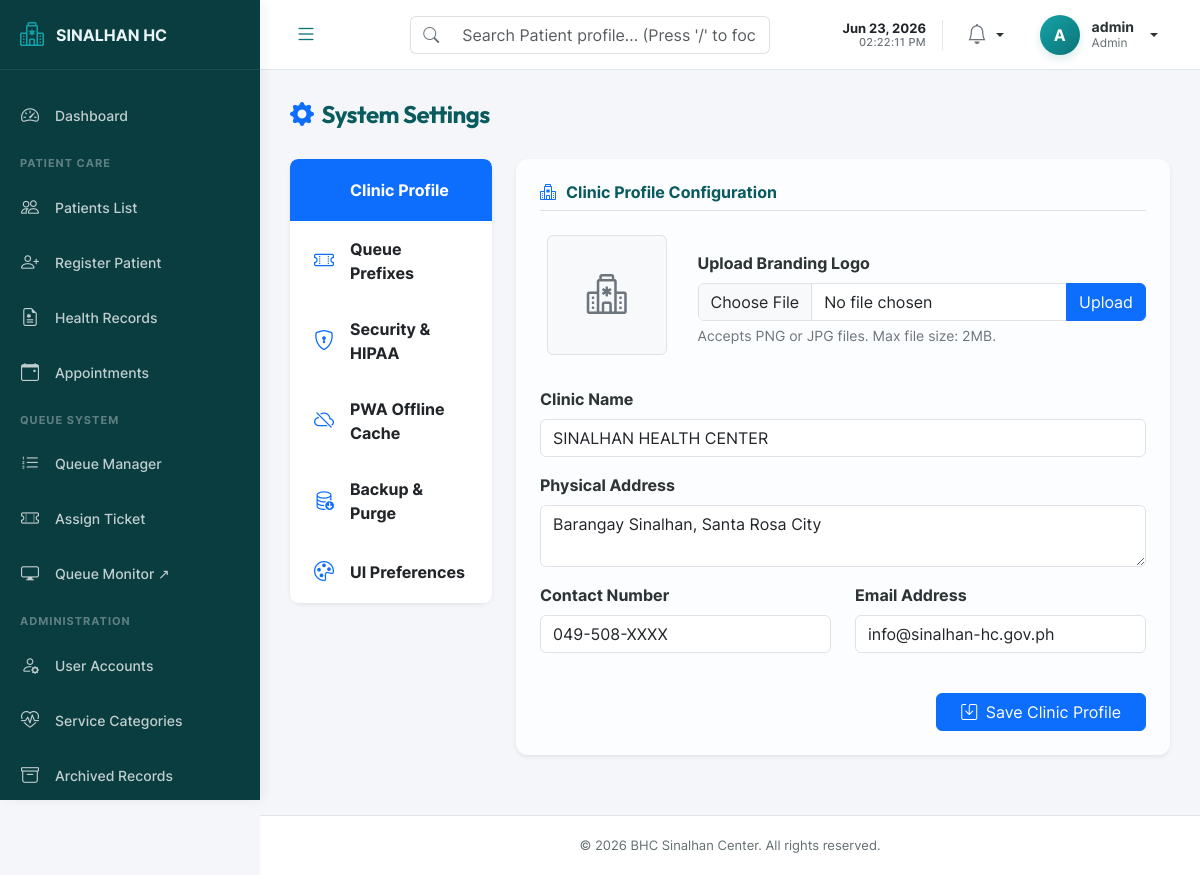
Before: /admin/settings.php (signed in) with the older database file.
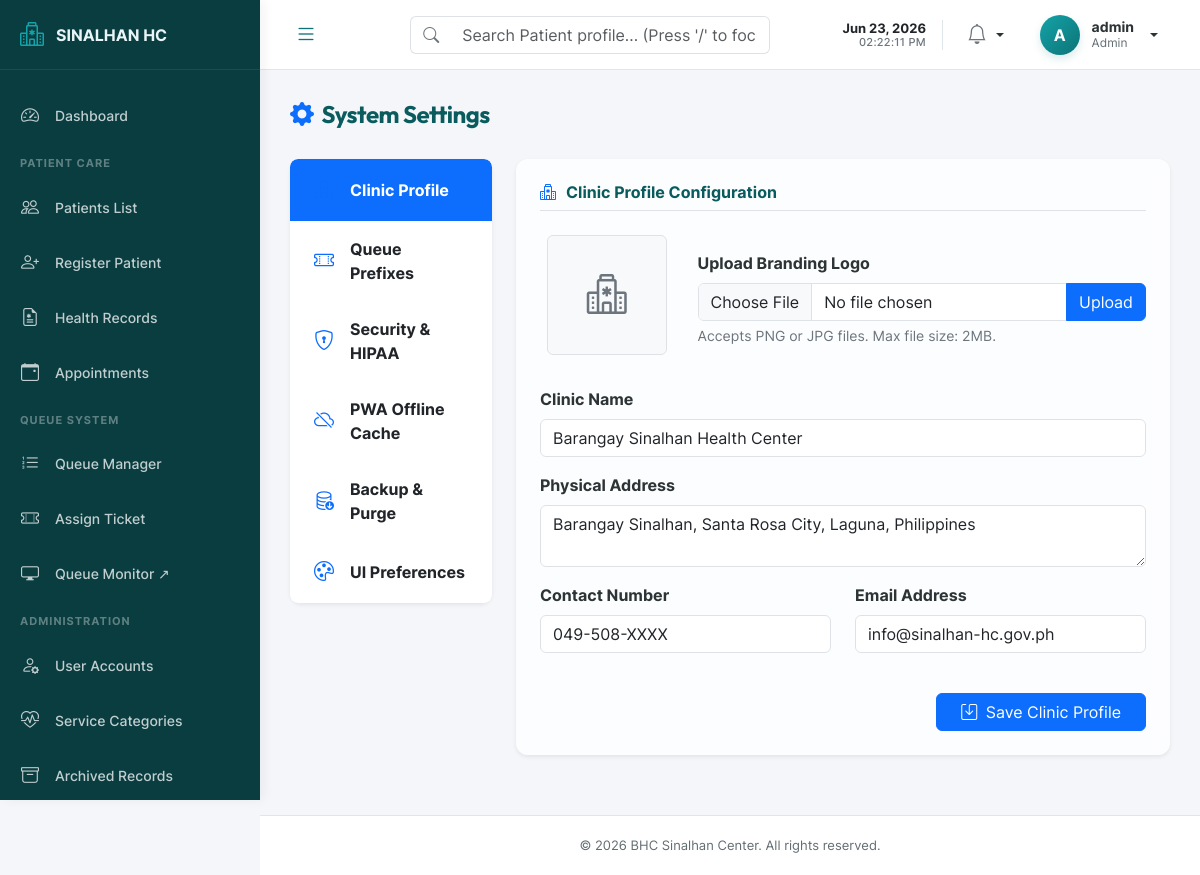
After: the same page with the newer database file.
### tables this page shows
CREATE TABLE IF NOT EXISTS system_settings (
    setting_key VARCHAR(100) NOT NULL PRIMARY KEY,
    setting_value TEXT DEFAULT NULL,
    updated_at TIMESTAMP NOT NULL DEFAULT CURRENT_TIMESTAMP ON UPDATE CURRENT_TIMESTAMP
);

### includes/settings_helper.php (called while the page is built, shortened)
<?php
function get_setting($pdo, $key, $default = null) {
    try {
        $stmt = $pdo->prepare("SELECT setting_value FROM system_settings WHERE setting_key = ?");
        $stmt->execute([$key]);
        $val = $stmt->fetchColumn();
        return ($val !== false && $val !== null) ? $val : $default;
    } catch (Exception $e) {
        error_log("Failed to fetch setting '{$key}': " . $e->getMessage());
        return $default;
    }
}

### includes/alert.php (called while the page is built, shortened)
<?php
require_once __DIR__ . '/../includes/settings_helper.php';
$alertPdo = Database::getInstance()->getConnection();
$clinicName = get_setting($alertPdo, 'clinic_name', 'SINALHAN HEALTH CENTER');
$clinicAddress = get_setting($alertPdo, 'clinic_address', 'Barangay Sinalhan, Santa Rosa City');
?>

### admin/settings.php (the view, shortened to what the changed rows need)
<?php
require_once __DIR__ . '/../includes/settings_helper.php';
require_once __DIR__ . '/../includes/header.php';
require_once __DIR__ . '/../includes/sidebar.php';
$role = $_SESSION['role'] ?? 'staff';
$isAdmin = ($role === 'admin');
$pdo = Database::getInstance()->getConnection();
$clinicContact = get_setting($pdo, 'clinic_contact', '049-508-XXXX');
$clinicEmail = get_setting($pdo, 'clinic_email', 'info@sinalhan-hc.gov.ph');
$clinicLogo = get_setting($pdo, 'clinic_logo', '');
?>
<div class="main-content">
    <div class="page-header">
        <h1 class="page-title">
            <i class="bi bi-gear-fill text-primary me-2"></i>System Settings
        </h1>
    </div>
    <?php require_once __DIR__ . '/../includes/alert.php'; ?>
    <div class="row">
        <div class="col-lg-9">
            <div class="tab-content" id="settingsTabContent">
                <?php if ($isAdmin): ?>
                    <div class="tab-pane fade show active" id="tab-clinic" role="tabpanel" aria-labelledby="clinic-tab">
                        <div class="card-custom border-0 shadow-sm p-4">
                            <h4 class="card-custom-title mb-4 border-bottom pb-2">
                                <i class="bi bi-hospital text-primary"></i> Clinic Profile Configuration
                            </h4>
                            <div class="row align-items-center mb-4">
                                <div class="col-md-3 text-center">
                                    <?php if (!empty($clinicLogo)): ?>
                                        <img src="<?= BASE_URL . $clinicLogo ?>" alt="Logo" class="img-fluid rounded mb-2 border p-2" style="max-height: 120px; object-fit: contain;">
                                    <?php else: ?>
                                        <div class="bg-light d-flex align-items-center justify-content-center border rounded mb-2 mx-auto" style="height: 120px; width: 120px;">
                                            <i class="bi bi-hospital fs-1 text-secondary"></i>
                                        </div>
                                    <?php endif; ?>
                                </div>
                                <div class="col-md-9">
                                    <form action="<?= BASE_URL ?>admin/settings_process.php" method="POST" enctype="multipart/form-data">
                                        <label class="form-label fw-semibold">Upload Branding Logo</label>
                                        <div class="input-group">
                                            <input type="file" class="form-control" name="clinic_logo" accept="image/png, image/jpeg, image/jpg" required>
                                            <button class="btn btn-primary" type="submit">Upload</button>
                                        </div>
                                        <small class="text-secondary d-block mt-1">Accepts PNG or JPG files. Max file size: 2MB.</small>
                                    </form>
                                </div>
                            </div>
                            <form action="<?= BASE_URL ?>admin/settings_process.php" method="POST">
                                <div class="mb-3">
                                    <label class="form-label fw-semibold">Clinic Name</label>
                                    <input type="text" class="form-control" name="clinic_name" value="<?= htmlspecialchars($clinicName) ?>" required>
                                </div>
                                <div class="mb-3">
                                    <label class="form-label fw-semibold">Physical Address</label>
                                    <textarea class="form-control" name="clinic_address" rows="2" required><?= htmlspecialchars($clinicAddress) ?></textarea>
                                </div>
                                <div class="row">
                                    <div class="col-md-6 mb-3">
                                        <label class="form-label fw-semibold">Contact Number</label>
                                        <input type="text" class="form-control" name="clinic_contact" value="<?= htmlspecialchars($clinicContact) ?>">
                                    </div>
                                    <div class="col-md-6 mb-3">
                                        <label class="form-label fw-semibold">Email Address</label>
                                        <input type="email" class="form-control" name="clinic_email" value="<?= htmlspecialchars($clinicEmail) ?>">
                                    </div>
                                </div>
                                <div class="mt-4 text-end">
                                    <button type="submit" class="btn btn-primary px-4"><i class="bi bi-save me-1"></i> Save Clinic Profile</button>
                                </div>
                            </form>
                        </div>
                    </div>
                <?php endif; ?>
            </div>
        </div>
    </div>
</div>
<?php require_once __DIR__ . '/../includes/footer.php'; ?>

### includes/sidebar.php (shortened to what the changed rows need)
<?php
require_once __DIR__ . '/../includes/settings_helper.php';
$sidebarPdo = Database::getInstance()->getConnection();
$clinicNameSetting = get_setting($sidebarPdo, 'clinic_name', 'Sinalhan HC');
$clinicLogoSetting = get_setting($sidebarPdo, 'clinic_logo', '');
$logoText = 'SINALHAN HC';
if (!empty($clinicNameSetting)) {
    if (stripos($clinicNameSetting, 'Barangay Sinalhan') === 0) {
        $logoText = 'SINALHAN HC';
    } else {
        $logoText = mb_strtoupper($clinicNameSetting);
    }
}
$fontSize = '16px';
?>
<aside id="sidebar">
    <div class="sidebar-header">
        <a href="<?= BASE_URL ?>index.php" class="sidebar-logo">
            <?php if (!empty($clinicLogoSetting)): ?>
                <img src="<?= BASE_URL . $clinicLogoSetting ?>" alt="<?= htmlspecialchars($clinicNameSetting) ?> Logo" style="height: 30px; width: 30px; object-fit: contain; border-radius: 4px;">
            <?php else: ?>
                <i class="bi bi-hospital"></i>
            <?php endif; ?>
            <span style="font-size: <?= $fontSize ?>; text-overflow: ellipsis; overflow: hidden; white-space: nowrap; flex-grow: 1;"><?= htmlspecialchars($logoText) ?></span>
        </a>
    </div>
</aside>
<div id="content-wrapper">

Changed rows visible on the page:
added system_settings: setting_value "SINALHAN HC", clinic_name "Barangay Sinalhan Health Center"
added system_settings: clinic_address "Barangay Sinalhan, Santa Rosa City, Laguna, Philippines"
added system_settings: clinic_contact "049-508-XXXX"
added system_settings: clinic_email "info@sinalhan-hc.gov.ph"
Other visible differences:
$logoText: "SINALHAN HC" → (not shown)
form field clinic_name: "SINALHAN HEALTH CENTER" → (not shown)
form field clinic_address: "Barangay Sinalhan, Santa Rosa City" → (not shown)
form field clinic_contact: "049-508-XXXX" → (not shown)
form field clinic_email: "info@sinalhan-hc.gov.ph" → (not shown)
